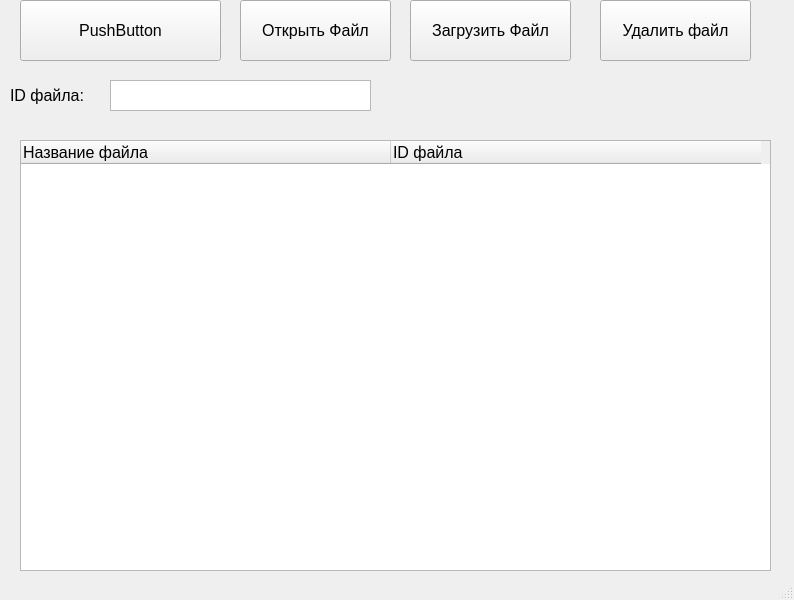
<?xml version="1.0" encoding="UTF-8"?>
<ui version="4.0">
 <class>Main_Window</class>
 <widget class="QMainWindow" name="Main_Window">
  <property name="geometry">
   <rect>
    <x>0</x>
    <y>0</y>
    <width>794</width>
    <height>600</height>
   </rect>
  </property>
  <property name="windowTitle">
   <string>Main Window</string>
  </property>
  <widget class="QWidget" name="centralwidget">
   <widget class="QPushButton" name="Account_Button">
    <property name="geometry">
     <rect>
      <x>20</x>
      <y>0</y>
      <width>201</width>
      <height>61</height>
     </rect>
    </property>
    <property name="font">
     <font>
      <pointsize>12</pointsize>
     </font>
    </property>
    <property name="text">
     <string>PushButton</string>
    </property>
   </widget>
   <widget class="QPushButton" name="Open_Button">
    <property name="geometry">
     <rect>
      <x>240</x>
      <y>0</y>
      <width>151</width>
      <height>61</height>
     </rect>
    </property>
    <property name="font">
     <font>
      <pointsize>12</pointsize>
     </font>
    </property>
    <property name="text">
     <string>Открыть Файл</string>
    </property>
   </widget>
   <widget class="QPushButton" name="Upload_Button">
    <property name="geometry">
     <rect>
      <x>410</x>
      <y>0</y>
      <width>161</width>
      <height>61</height>
     </rect>
    </property>
    <property name="font">
     <font>
      <pointsize>12</pointsize>
     </font>
    </property>
    <property name="text">
     <string>Загрузить Файл</string>
    </property>
   </widget>
   <widget class="QLabel" name="ID_Label">
    <property name="geometry">
     <rect>
      <x>10</x>
      <y>70</y>
      <width>131</width>
      <height>51</height>
     </rect>
    </property>
    <property name="font">
     <font>
      <pointsize>12</pointsize>
     </font>
    </property>
    <property name="text">
     <string>ID файла:</string>
    </property>
   </widget>
   <widget class="QTextEdit" name="ID_Text">
    <property name="geometry">
     <rect>
      <x>110</x>
      <y>80</y>
      <width>261</width>
      <height>31</height>
     </rect>
    </property>
   </widget>
   <widget class="QTableWidget" name="Files_Tabel">
    <property name="geometry">
     <rect>
      <x>20</x>
      <y>140</y>
      <width>751</width>
      <height>431</height>
     </rect>
    </property>
    <property name="font">
     <font>
      <pointsize>12</pointsize>
     </font>
    </property>
    <property name="accessibleDescription">
     <string/>
    </property>
    <property name="rowCount">
     <number>0</number>
    </property>
    <attribute name="horizontalHeaderDefaultSectionSize">
     <number>370</number>
    </attribute>
    <attribute name="horizontalHeaderMinimumSectionSize">
     <number>49</number>
    </attribute>
    <attribute name="verticalHeaderDefaultSectionSize">
     <number>30</number>
    </attribute>
    <column>
     <property name="text">
      <string>Название файла</string>
     </property>
     <property name="textAlignment">
      <set>AlignLeading|AlignVCenter</set>
     </property>
    </column>
    <column>
     <property name="text">
      <string>ID файла</string>
     </property>
     <property name="textAlignment">
      <set>AlignLeading|AlignVCenter</set>
     </property>
    </column>
   </widget>
   <widget class="QPushButton" name="Delete_Button">
    <property name="geometry">
     <rect>
      <x>600</x>
      <y>0</y>
      <width>151</width>
      <height>61</height>
     </rect>
    </property>
    <property name="font">
     <font>
      <pointsize>12</pointsize>
     </font>
    </property>
    <property name="text">
     <string>Удалить файл</string>
    </property>
   </widget>
   <widget class="QLabel" name="Error_Label">
    <property name="geometry">
     <rect>
      <x>390</x>
      <y>80</y>
      <width>241</width>
      <height>31</height>
     </rect>
    </property>
    <property name="font">
     <font>
      <pointsize>12</pointsize>
     </font>
    </property>
    <property name="text">
     <string/>
    </property>
   </widget>
  </widget>
  <widget class="QStatusBar" name="statusbar"/>
 </widget>
 <resources/>
 <connections/>
</ui>
